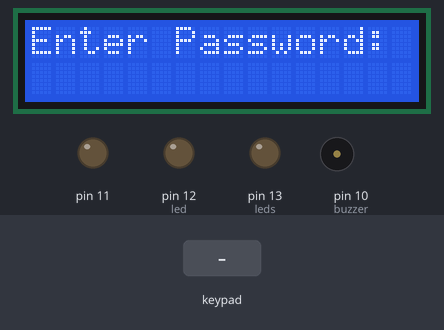
A sketch run on a simulated Arduino Uno, built with avr-gcc and run on an emulated ATmega328P. Shown: 16×2 character LCD, output pins drawn as LEDs (lit = HIGH), buzzer (waves = sounding, pin HIGH). Inputs (shaded band) come from the test bench. EEPROM starts erased; what the sketch prints to the serial monitor is not drawn.

Above: at 3.2 s.
3.3 s: keypad keys 1 2 3 4 pressed 0.4 s apart
At 6.0 s:
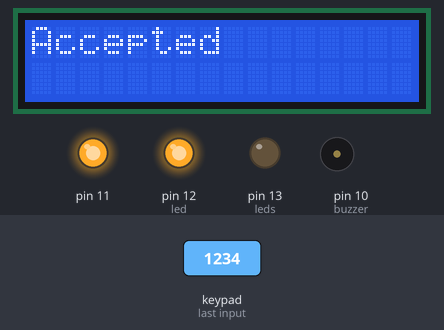
6.4 s: keypad keys 1 3 9 7 pressed 0.4 s apart
At 9.9 s:
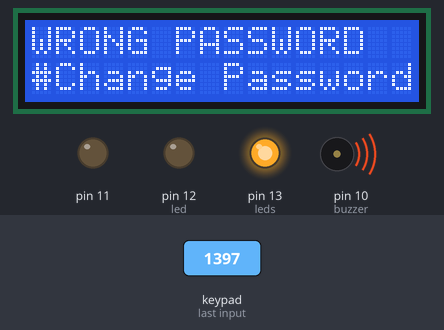
11.0 s: key 'A' pressed
At 11.9 s:
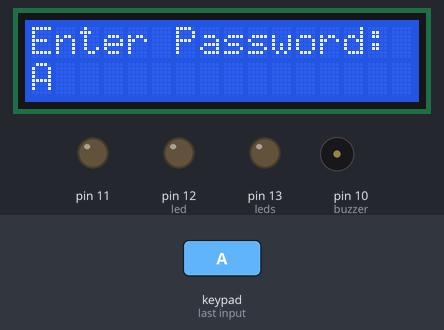
13.0 s: key 'B' pressed
At 13.9 s:
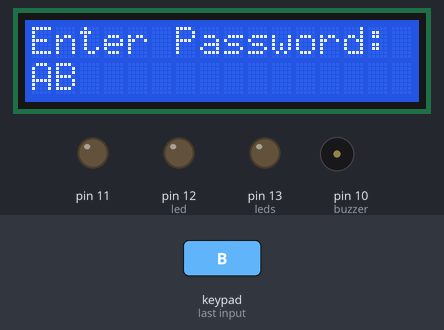
14.5 s: key 'C' pressed
At 15.3 s:
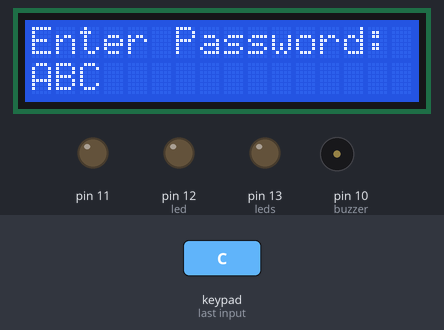
16.0 s: keypad keys 1 2 3 4 # pressed 0.4 s apart
At 19.1 s:
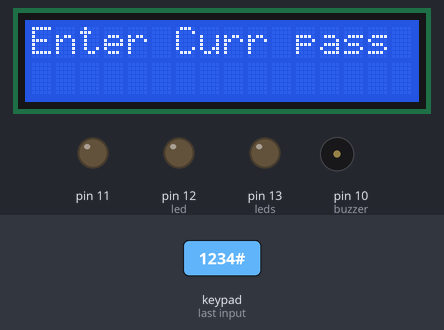
Timing chart, 0 to 20.6 s (numbered marks = the images above; inputs shaded):
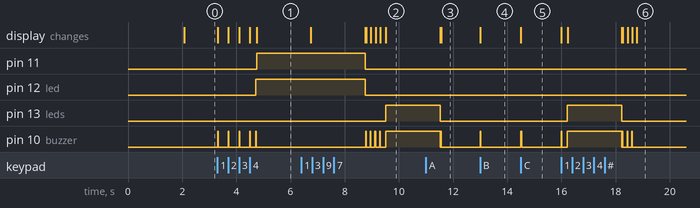

The sketch:

DOOR_LOCK.ino
```cpp
#include <Keypad.h>
#include<LiquidCrystal.h>
#include<EEPROM.h>
LiquidCrystal lcd(9,8,7,6,5,4);
char password[4];
char pass[4],pass1[4];
int i=0;
char customKey=0;
const byte ROWS = 4; //four rows
const byte COLS = 4; //four columns
char hexaKeys[ROWS][COLS] = {
{'1','2','3','A'},
{'4','5','6','B'},
{'7','8','9','C'},
{'*','0','#','D'}
};
byte rowPins[ROWS] = {A0,A1,A2,A3}; //connect to the row pinouts of the keypad
byte colPins[COLS] = {A4,A5,3,2};   //connect to the column pinouts of the keypad
//initialize an instance of class NewKeypad
Keypad customKeypad = Keypad( makeKeymap(hexaKeys), rowPins, colPins, ROWS, COLS);
int led = 12;
int leds = 13;
int buzzer = 10;
int m11;
int m12;
void setup()
{
  Serial.begin(9600);
  pinMode(11, OUTPUT);

  lcd.begin(16,2);
  pinMode(led, OUTPUT);
  pinMode(leds, OUTPUT);
  pinMode(buzzer, OUTPUT);
  pinMode(m11, OUTPUT);
  pinMode(m12, OUTPUT);
  lcd.print("Arduino");
  Serial.print("Arduino");
  lcd.setCursor(0,1);
  lcd.print("doorlock");
  Serial.print("doorlock");
  delay(2000);
  lcd.clear();
  lcd.print("Enter Password:");
  Serial.println("Enter Password:");
  lcd.setCursor(0,1);
  for(int j=0;j<4;j++)
    EEPROM.write(j, j+49);
  for(int j=0;j<4;j++)
    pass[j]=EEPROM.read(j);
}

void loop()
{
  digitalWrite(11, LOW);
  customKey = customKeypad.getKey();
  if(customKey=='#')
    change();
  if (customKey)
  {
    password[i++]=customKey;
    lcd.print(customKey);
    Serial.print(customKey);
    beep();
  }
  if(i==4)
  {
    delay(200);
    for(int j=0;j<4;j++)
      pass[j]=EEPROM.read(j);
    if(!(strncmp(password, pass,4)))
    {
      digitalWrite(led, HIGH);
      beep();
      lcd.clear();
      lcd.print("Accepted");
      Serial.println("Accepted");
      digitalWrite(11, HIGH);
      delay(2000);
      lcd.setCursor(0,1);
      lcd.print("#Change Password");
      Serial.println("#Change Password");
      delay(2000);
      lcd.clear();
      lcd.print("Enter Password");
      Serial.println("Enter Password");
      lcd.setCursor(0,1);
      i=0;
      digitalWrite(led, LOW);
      digitalWrite(leds, LOW);
    }
    else
    {
      digitalWrite(11, LOW);
      digitalWrite(buzzer, HIGH);
      digitalWrite(led, LOW);
      digitalWrite(leds, HIGH);
      lcd.clear();
      lcd.print("WRONG PASSWORD");
      Serial.println("WRONG PASSWORD");
      lcd.setCursor(0,1);
      lcd.print("#Change Password");
      Serial.println("#Change Password");
      delay(2000);
      lcd.clear();
      lcd.print("Enter Password:");
      Serial.println("Enter Password:");
      lcd.setCursor(0,1);
      i=0;
      digitalWrite(buzzer, LOW);
      digitalWrite(led, LOW);
      digitalWrite(leds, LOW);
    }
  }
}
void change()
{
  int j=0;
  lcd.clear();
  lcd.print("Enter Curr pass");
  Serial.println("Enter Curr Pass ");
  lcd.setCursor(0,1);
  while(j<4)
  {
    char key=customKeypad.getKey();
    if(key)
    {
      pass1[j++]=key;
      lcd.print(key);
      Serial.print(key);
      beep();
    }
    key=0;
  }
  delay(500);

  if((strncmp(pass1, pass, 4)))
  {
    lcd.clear();
    lcd.print("WRONG PASSWORD...");
    Serial.println("WRONG PASSWORD...");
    lcd.setCursor(0,1);
    lcd.print("Try Again");
    Serial.println("Try Again");
    delay(1000);
  }
  else
  {
    j=0;
    lcd.clear();
    lcd.print("Enter New Pass:");
    Serial.println("Enter New Pass:");
    lcd.setCursor(0,1);
    while(j<4)
    {
      char key=customKeypad.getKey();
      if(key)
      {
        pass[j]=key;
        lcd.print(key);
        Serial.print(key);
        EEPROM.write(j,key);
        j++;
        beep();
      }
    }
    lcd.print(" Success..");
    Serial.println(" Success..");
    delay(1000);
  }
  lcd.clear();
  lcd.print("Enter Password:");
  Serial.println("Enter Password:");
  lcd.setCursor(0,1);
  customKey=0;
}
void beep()
{
  digitalWrite(buzzer, HIGH);
  delay(20);
  digitalWrite(buzzer, LOW);
}
```

Measured:
- after the input at 3.3 s, pin 11, pin 12 (led): LOW → HIGH after 1.4 s; pin 10 (buzzer): goes 3 × (HIGH 0.02 s, LOW 0.37 s), HIGH 0.02 s, LOW 0.20 s, HIGH 0.02 s, then LOW, starting at once; the display: first changes at once (image 1 shows a later state)
- after the input at 6.4 s, pin 13 (leds): LOW → HIGH after 3.1 s; pin 10 (buzzer): alternates HIGH for 0.02 s and LOW for 0.15 s, 9 changes in all, then stays HIGH, starting after 2.4 s
- after the input at 11.0 s, the display: first differs from a run without the input after 0.56 s (image 3)
- after the input at 13.0 s, pin 10 (buzzer): LOW → HIGH at once, → LOW 0.02 s later; the display: changes at once (image 4)
- after the input at 14.5 s, pin 10 (buzzer): LOW → HIGH at once, → LOW 0.02 s later; the display: changes at once (image 5)
- after the input at 16.0 s, pin 13 (leds): LOW → HIGH after 0.22 s, → LOW 2.0 s later; the display: first changes at once (image 6 shows a later state)
